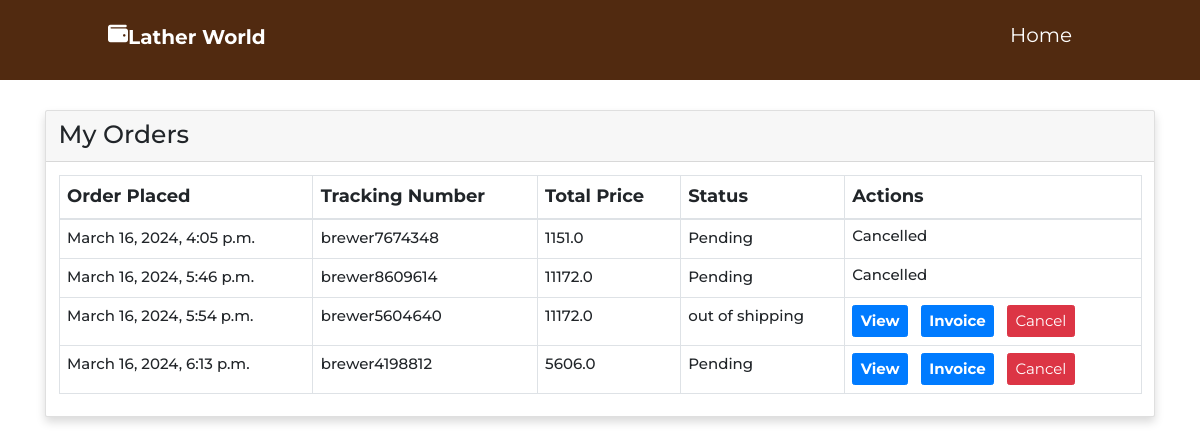
Page /my-orders (signed in) on the committed database.
### Brewer_Cafe_And_Restro/models.py (models this page shows, shortened)
class Order(models.Model):
    idorder = models.AutoField(primary_key=True)
    orderfname = models.CharField(max_length=150,null=True)
    orderlname = models.CharField(max_length=150,null=True)
    orderemail = models.CharField(max_length=150,null=True)
    ordermobile = models.CharField(max_length=150,null=True)
    order_date = models.DateField(auto_now_add=True)
    cancel_order_date = models.DateTimeField(null=True)
    order_delivery_date = models.DateTimeField(auto_now_add=True)
    order_delivery_address = models.TextField(null=False)
    city = models.CharField(max_length=150,null=False)
    total_amount = models.FloatField(null=False)
    order_payment_method = models.CharField(max_length=150,null=False)
    payment_id = models.CharField(max_length=250,null=True)
    status = (
        ('Pending','Pending'),
        ('Out for shipping','Out for shipping'),
        ('Completed','Completed'),
    )
    order_status = models.CharField(max_length=150,choices=status,default='Pending')
    message = models.TextField(null=True)
    tracking_no = models.CharField(max_length=150,null=True)
    is_cancel_order = models.IntegerField(default=0)
    area_pincode = models.ForeignKey(Area,on_delete=models.SET_NULL,null=True, db_column='area_pincode')
    user_iduser = models.ForeignKey(User, on_delete=models.SET_NULL,null=True, db_column='user_iduser')
    created_at = models.DateTimeField(null=True)
    class Meta:
        managed = True
        db_table = 'order'

### Brewer_Cafe_And_Restro/views.py (the view)
# urls.py: path('my-orders',views.orderpage,name='my-orders'),
def orderpage(request):
    u1 = User.objects.get(user_name=request.session['user_name'])
    userId = u1.iduser
    orders = Order.objects.filter(user_iduser=userId)
    context = {'userOrderData':orders}
    return render(request,'user_order.html',context)

### templates/user_order.html (shortened to what this page needs)
<!DOCTYPE html>
<html lang="en">
<head>
    {% load static %}
    <link rel="stylesheet" href="https://cdnjs.cloudflare.com/ajax/libs/font-awesome/6.2.1/css/all.min.css">
    <link rel="stylesheet" href="https://cdnjs.cloudflare.com/ajax/libs/bootstrap/4.6.1/css/bootstrap.min.css">
    <link rel="stylesheet" href="https://unicons.iconscout.com/release/v4.0.0/css/line.css">
    <link rel="stylesheet" href="{% static '/css/user_order.css' %}">
    <link rel="stylesheet" href="{% static '/css/alertify.min.css' %}">
</head>
<body>
<header class="header fixed-top">
    <div class="container">
        <div class="row align-items-center">
            <a href="#" class="logo mr-auto"><i class="fas fa-wallet" style="
                position: relative;top: -3px;"></i>Lather World</a>
            <nav class="nav">
                <ul>
                <li><a href="{% url 'home' %}">Home</a></li>
                </ul>
            </nav>
        </div>
    </div>
</header>
<div class="container my-5">
    <div class="row">
        <div class="col-md-12">
            <div class="card shadow">
                <div class="card-header">
                    <h1>My Orders</h1>
                </div>
                <div class="card-body card-data">
                    {% if userOrderData %}
                    <table class="table table-bordered">
                        <thead>
                            <tr>
                                <th style="font-weight: bolder; font-size: 1.8rem;">Order Placed</th>
                                <th style="font-weight: bolder; font-size: 1.8rem;">Tracking Number</th>
                                <th style="font-weight: bolder; font-size: 1.8rem;">Total Price</th>
                                <th style="font-weight: bolder; font-size: 1.8rem;">Status</th>
                                <th style="font-weight: bolder; font-size: 1.8rem;">Actions</th>
                            </tr>
                        </thead>
                        <tbody>
                            {% for item in userOrderData %}
                            <tr class="product_data">
                                <td style="font-weight: 500; font-size: 1.5rem;">{{item.created_at}}</td>
                                <td style="font-weight: 500; font-size: 1.5rem;">{{item.tracking_no}}</td>
                                <td style="font-weight: 500; font-size: 1.5rem;">{{item.total_amount}}</td>
                                <td style="font-weight: 500; font-size: 1.5rem;">{{item.order_status}}</td>
                                <td>
                                    {% if item.is_cancel_order == 0%}
                                    <a href="{% url 'orderview' item.tracking_no %}" class="btn btn-primary mr-3" style="font-weight: bolder; font-size: 1.5rem;">View</a>
                                    <a href="{% url 'orderInvoice' item.tracking_no %}" class="btn btn-primary mr-3" style="font-weight: bolder; font-size: 1.5rem;">Invoice</a>
                                    <button class="btn btn-danger delete-order" style="font-size: 1.5rem;">Cancel</button>
                                    {% else %}
                                    <h4>Cancelled</h4>
                                    {% endif %}
                                </td>
                            </tr>
                            {% endfor %}
                        </tbody>
                        {% else %}
                        <h3>No Order Placed.!</h3>
                    </table>
                    {% endif %}
                </div>
            </div>
        </div>
    </div>
</div>
</body>
</html>

### static/css/user_order.css (style rules this page uses)
* { font-family: "Montserrat", sans-serif; margin: 0; padding: 0; box-sizing: border-box; outline: none; text-decoration: none !important; transition: all 0.2s linear; }
html { font-size: 62.5%; overflow-x: hidden; scroll-behavior: smooth; scroll-padding-top: 6rem; }
.header { position: -webkit-sticky; position: sticky; top: 0; left: 0; right: 0; z-index: 1000; background: #512a10; display: flex; align-items: center; justify-content: space-between; padding: 0 9%; }
.header .logo { font-size: 20px; color: #fff; font-weight: bolder; position: relative; top: -3px; }
.header .nav ul { list-style: none; }
.header .nav ul li { position: relative; float: left; }
.header .nav ul li a { font-size: 20px; padding: 20px; color: #fff; display: block; }

### rows in the picture
Order: created_at "March 16, 2024, 4:05 p.m.", tracking_no "brewer7674348", total_amount "1151.0", order_status "Pending", is_cancel_order "Cancelled"
Order: created_at "March 16, 2024, 5:46 p.m.", tracking_no "brewer8609614", total_amount "11172.0", order_status "Pending", is_cancel_order "Cancelled"
Order: created_at "March 16, 2024, 5:54 p.m.", tracking_no "brewer5604640", total_amount "11172.0", order_status "out of shipping", is_cancel_order "View"
Order: created_at "March 16, 2024, 6:13 p.m.", tracking_no "brewer4198812", total_amount "5606.0", order_status "Pending", is_cancel_order "View"
